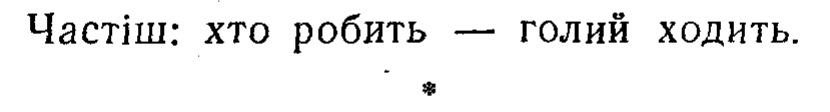
#> input picture data/bobkova_1/quotes_img/001_08.png, 830 x 112 px
$ python -i page_viewer.py   (imports and definitions only)
#> lines starting #> are read from the running program, lines starting #| are printed output that depends on the picture; after the words box and inside, x2 and y2 are one past the last pixel; in counts of white or black regions, pixels touching at a corner belong together
import glob

import cv2
import matplotlib.pyplot as plt
from matplotlib.widgets import Slider

fig, ax = plt.subplots()
pages = glob.glob('temp\\bobkova_1\\*.png')
sliders = {}


def process_image(path):
#> called with path = 'data/bobkova_1/quotes_img/001_08.png'
    image = cv2.imread(path)
#> image is the input picture: shape (112, 830, 3); min 0, max 255, mean 241
    gray = cv2.cvtColor(image, cv2.COLOR_BGR2GRAY)
    blur = cv2.GaussianBlur(gray, (7, 7), 0)
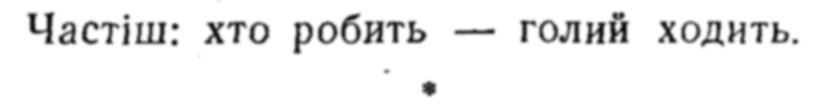
#> blur: shape (112, 830); min 11, max 255, mean 241
    thresh = cv2.threshold(blur, 0, 255, cv2.THRESH_BINARY_INV + cv2.THRESH_OTSU)[1]
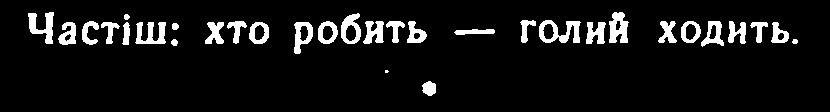
#> thresh: shape (112, 830); 7.9% white; 32 white regions (1 under 20 px), largest, box (x1, y1, x2, y2) and area: (539, 20, 581, 43) 511, (609, 12, 629, 43) 425, (135, 22, 166, 44) 414
#> (the run stopped early here; a loop or call above may not have finished)
